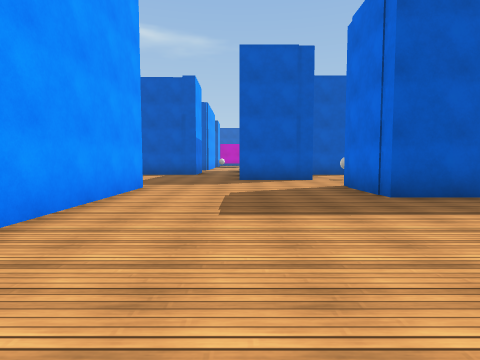
View 1 (above)

19 first-person views from a walk through a scene from a Unity 3-D project. The camera is 1.2 m above the floor, tilts 4° down and sees 80° across. The floor is counted in squares, 2 m on a side. Each view is taken from the middle of a square. On the plan, view 1 faces up. The plan holds only what a view shows up to about 9 squares ahead; the rest is blank. The place goes on beyond the plan. Surface patterns are stand-ins for the level's own textures.

View 2
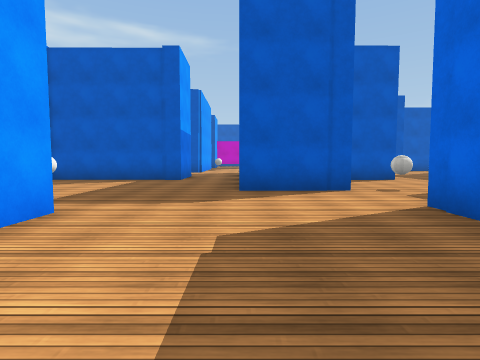

View 3
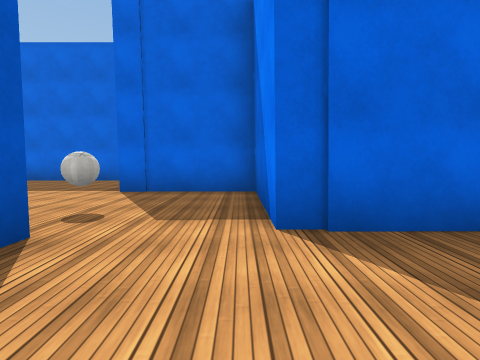

View 4
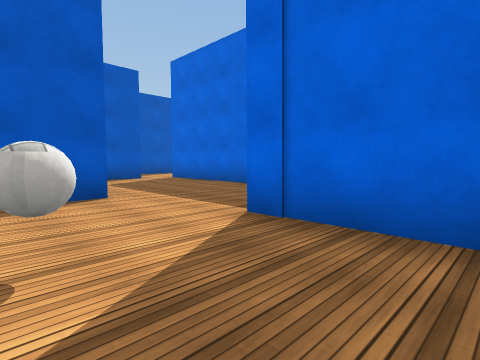

View 5
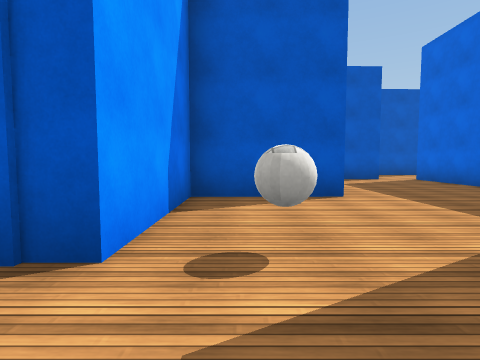

View 6
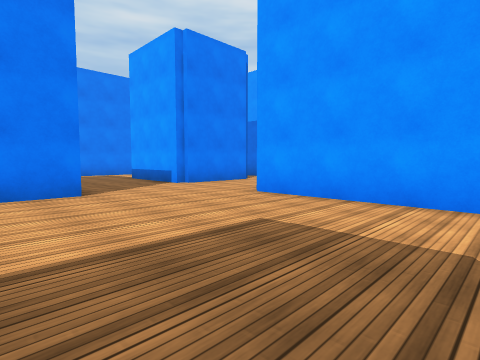

View 7
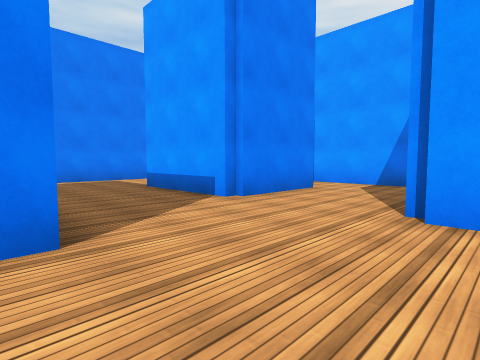

View 8
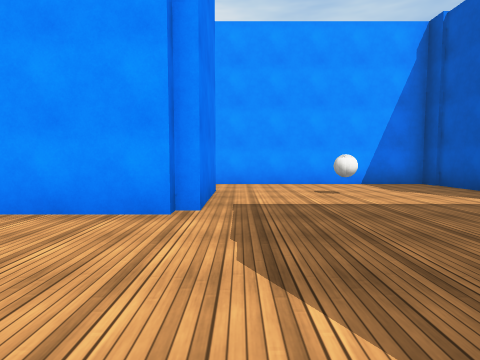

View 9
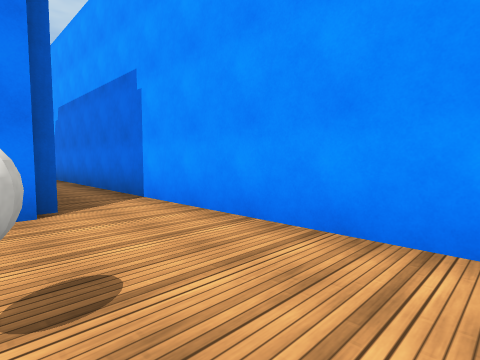

View 10
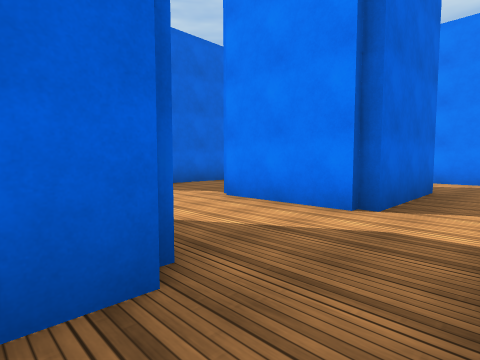

View 11
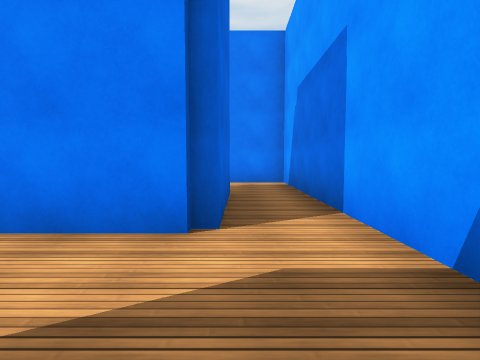

View 12
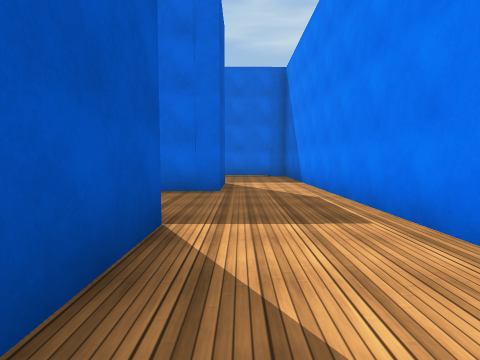

View 13
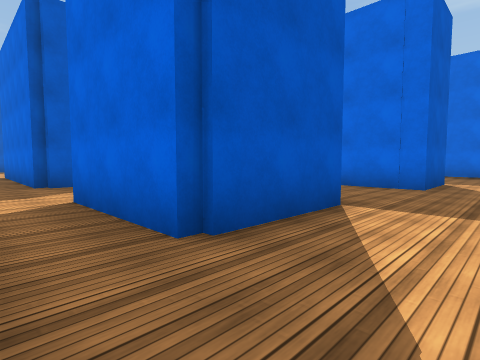

View 14
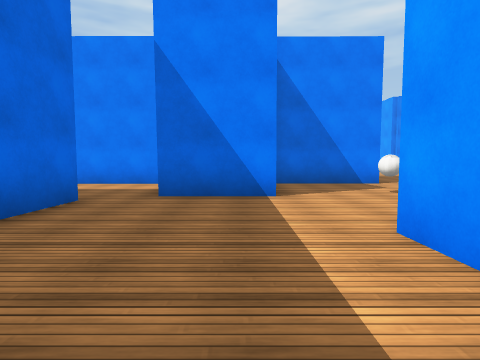

View 15
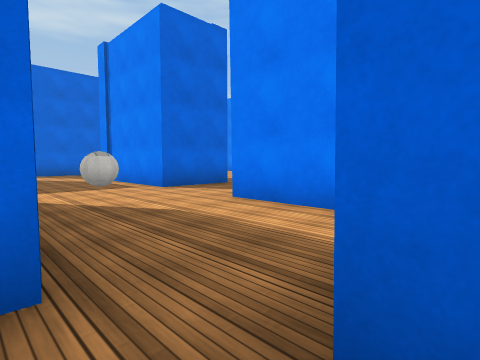

View 16
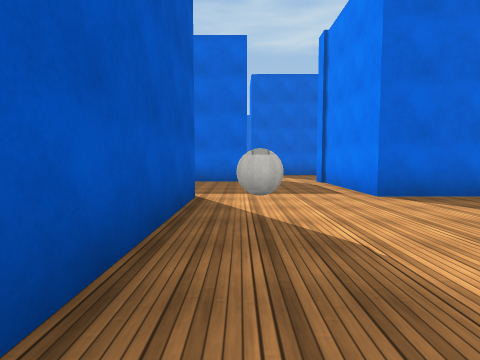

View 17
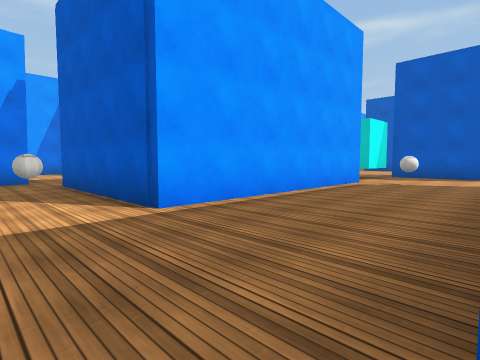

View 18
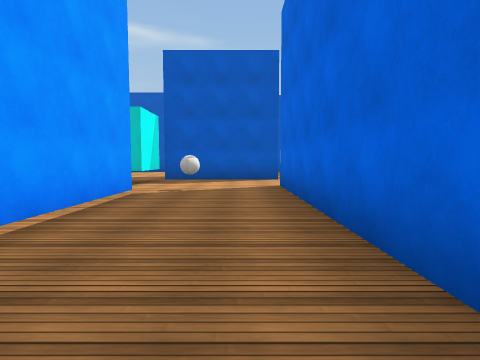

View 19
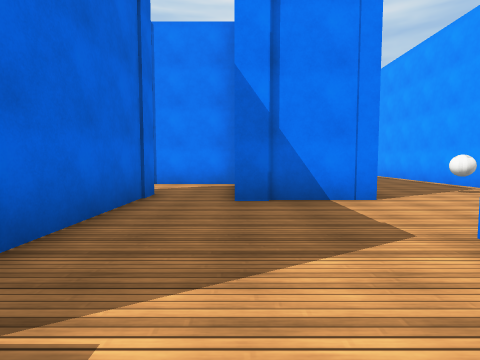

### Floor plan
Points are (right, up) in squares from view 1. A wall is a line through its corners. A room is listed if a view was taken in it or the views show most of it. See-through windows are left out.
Room 1 (views 1, 2, 3, 4, 5, 6, 7, 8)
walls: (4, 4.6) (2.4, 4.6) (2.4, 6.8) (5.4, 6.8) (5.4, 9.3) (6.4, 9.3); (-2.1, 6.2) (-2.1, 1.2); (-2.4, 6.5) (-2.4, 6.1); (0.5, -0.2) (1.6, -0.2); (4.7, 11.6) (2.2, 11.6) (2.2, 8.6) (0, 8.6)
ways out: opening at (-1.5, -1.2) to room 2; opening at (-1, 7.5) to room 2; opening at (5, 10.3) to room 3; opening at (2, 0); opening at (3, 4)
objects: ball (3, 9)
Room 2 (views 9, 10, 11, 12, 13)
walls: (-4.1, 1.1) (-4.8, 1.1) (-4.8, 5.6); (-4.8, -1.3) (-2.1, -1.3) (-2.1, -4.3) (-4.8, -4.3) (-4.8, -1.3); (-4.6, 6.5) (-2.4, 6.5); (2.5, -4.6) (0.5, -4.6) (0.5, -2); (-1.8, 12) (-1.8, 11.6) (-6.2, 11.6) (-6.2, -6.7) (2.4, -6.7)
ways out: opening at (-1.5, -1.2) to room 1; opening at (-1, 7.5) to room 1; opening at (-1, 12.5); opening at (1.5, -5.5)
objects: ball (-4, 9)
Room 3 (views 14, 15)
walls: (4.7, 12.5) (4.7, 11.6); (7.4, 15.9) (6.2, 15.9); (8.4, 9.7) (8.4, 15.9); (6.4, 9.3) (7.4, 9.3)
ways out: opening at (5, 10.3) to room 1; opening at (8, 10) to room 4; opening at (8, 16)
Room 4 (views 16, 17, 18)
walls: (15.9, 8.8) (15.9, 16.7); (12.7, 6.8) (16.2, 6.8); (12.8, 15.9) (12.8, 9.7) (8.4, 9.7); (7.4, 9.3) (7.4, 8.7); (8, 6.8) (10.5, 6.8); (12.8, 18.2) (12.8, 16.8); (16.2, 18.8) (12.6, 18.8)
ways out: opening at (8, 10) to room 3; opening at (16, 17.5) to room 5; opening at (11.5, 5.5); opening at (16, 7.5)
objects: ball (10, 9); ball (14, 16)
Room 5 (view 19)
walls: (19.5, 16) (19.5, 19.2); (15.9, 16.7) (18.1, 16.7)
ways out: opening at (16, 17.5) to room 4; opening at (19, 16)

Positions as (right, up) in squares from view 1, and headings:
1: (0, 0), facing up
2: (0, 3), facing up
3: (0, 7), facing right
4: (3, 7), facing up-right
5: (3, 7), facing up
6: (2, 5), facing down-left
7: (1, 2), facing down-left
8: (1, 7), facing left
9: (-4, 10), facing down-left
10: (-6, 2), facing down-right
11: (-5, 1), facing down
12: (-5, -5), facing right
13: (-6, -6), facing up-right
14: (6, 14), facing down
15: (7, 10), facing down-right
16: (8, 9), facing right
17: (16, 8), facing up-left
18: (15, 10), facing up
19: (18, 21), facing down
